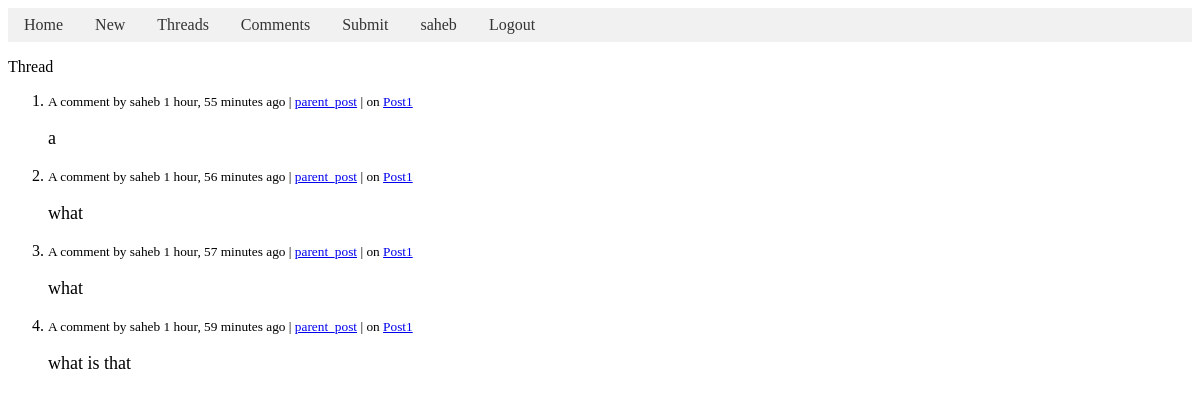
The page /thread/ (signed in) on the database its author committed.
### base/models.py (models this page shows, shortened)
class User(AbstractUser):
    name = models.TextField(max_length=200, null=True)
    username = models.TextField(max_length=200, null=False, unique=True)
    email = models.EmailField(null=True)
    about = models.TextField(max_length=200, null=True)
    created = models.DateTimeField(auto_now_add=True)
    fav_posts = models.ManyToManyField('Post', related_name='fav_by')
    fav_comments = models.ManyToManyField('Comment', related_name='fav_by')
    def __str__(self):
        return self.username

class Comment(models.Model):
    user = models.ForeignKey(User, on_delete=models.CASCADE)
    created = models.DateTimeField(auto_now_add=True)
    parent = models.ForeignKey('self', on_delete=models.CASCADE, blank=True, null=True)
    body = models.TextField(max_length=200)
    post = models.ForeignKey(Post, on_delete=models.CASCADE, default=1)
    up_users = models.ManyToManyField(User, related_name='upvoted_comments')
    def __str__(self):
        return self.body[:50]
    def getType(self):
        return "Comment"
    class Meta:
        ordering = ['-created']

class Post(models.Model):
    title = models.TextField(max_length=200, null=False)
    url = models.URLField(null=False, unique=True)
    body = models.TextField(max_length=200, null=True)
    created = models.DateTimeField(auto_now_add=True)
    user = models.ForeignKey(User, on_delete=models.CASCADE)
    up_users = models.ManyToManyField(User, related_name='upvoted_posts')

### base/views.py (the view)
# urls.py: path('thread/', views.thread, name='thread'),
def thread(request):
    p = request.GET.get('p')
    if p == None:
        p = 1
    p = int(p)
    user = request.user
    posts = user.post_set.all()
    comments = user.comment_set.all()
    combined_objects = sorted(chain(posts, comments),
                              key = lambda obj : obj.created, reverse=True)
    context = pagination(p=p, post_per_page=10, obj=combined_objects)
    return render(request, 'base/thread.html', context)

### base/views.py (called while the page is built)
def pagination(p, post_per_page, obj):
    size = len(obj)
    total_pages = size//post_per_page+1
    start_index = (p - 1) * post_per_page
    end_index = start_index + post_per_page
    ol_start = (p-1)*post_per_page+1
    curr_obj = obj[start_index:end_index]
    return {"curr_obj" : curr_obj, "p": p, "total_pages" : total_pages, "post_per_page":post_per_page, "ol_start":ol_start}

### base/templates/base/thread.html (shortened to what this page needs)
{% extends 'main.html' %}
{% block content %}
<p>Thread</p>
<ol start="{{ol_start}}">
    {% for thread in curr_obj %}
    <li>
        {% if thread.getType == "Post" %}
            <small>A post by {{thread.user}} {{thread.created|timesince}} ago |
                on <a href="{% url 'items' %}?id={{thread.id}}&reply_to=post">{{thread.title}}</a>
            </small>
            <p style="font-size: large;">{{thread.body|truncatewords:50}}</p>
        {%  else %}
            <small>A comment by {{thread.user}} {{thread.created|timesince}} ago |
                {% if thread.parent %}
                <a href="{% url 'items' %}?id={{thread.parent.id}}&reply_to=comment">parent</a> |
                {% else %}
                <a href="{% url 'items' %}?id={{thread.post.id}}&reply_to=post">parent_post</a> |
                {% endif %}
                on <a href="{% url 'items' %}?id={{thread.id}}&reply_to=post">{{thread.post.title}}</a>
            </small>
            <p style="font-size: large;">{{thread.body|truncatewords:50}}</p>
        {% endif %}
    </li>
    {% endfor %}
</ol>
{% endblock content %}

### templates/navbar.html
<header>
    <div>
        <div class="navbar">
            <a href="{% url 'home' %}">Home</a>
            <a href="{% url 'new' %}">New</a>
            {% if request.user.is_authenticated %}
            <a href="{% url 'thread'%}">Threads</a>
            {% endif %}
            <a href="{% url 'comment' %}">Comments</a>
            <a href="{% url 'submit' %}">Submit</a>
            {% if request.user.is_authenticated %}
            <a href="{% url 'user' %}?id={{request.user.username}}">{{request.user.username}}</a>  <a href="{% url 'login_form' %}">Logout</a>
            {% else %}
            <a href="{% url 'login_form' %}">Login</a>
            {% endif %}
          </div>
    </div>
</header>

### templates/main.html (style rules this page uses)
.navbar { background-color: #f1f1f1; overflow: hidden; }
.navbar a { float: left; display: block; padding: 8px 16px; text-decoration: none; color: #333; }

### rows shown on the page
User: user.username "saheb"
Comment: user "saheb", created "1 hour, 55 minutes", post "Post1", body "a"
Comment: user "saheb", created "1 hour, 56 minutes", post "Post1", body "what"
Comment: user "saheb", created "1 hour, 57 minutes", post "Post1", body "what"
Comment: user "saheb", created "1 hour, 59 minutes", post "Post1", body "what is that"
